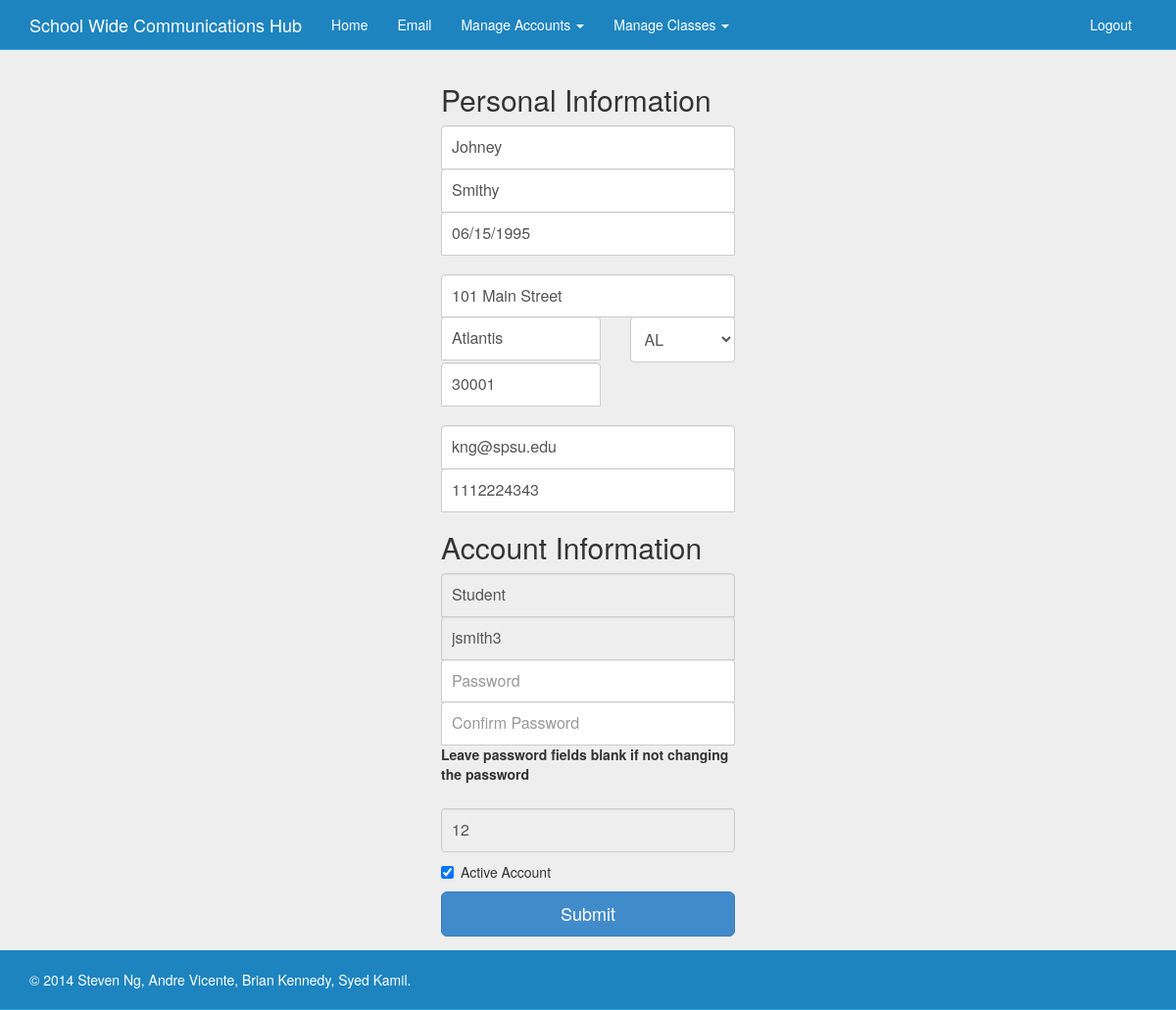
Screenshot of /admin/editStudent.php?accountid=4&role=3 (signed in) with the database file from the repository.
### tables this page shows
CREATE TABLE IF NOT EXISTS `student` (
  `accountID` int(10) NOT NULL AUTO_INCREMENT,
  `studentID` int(20) NOT NULL,
  `username` varchar(25) NOT NULL,
  `password` char(128) NOT NULL DEFAULT 'password',
  `balance` decimal(8,2) NOT NULL DEFAULT '0.00',
  `role` int(1) NOT NULL DEFAULT '3',
  `firstName` varchar(20) NOT NULL,
  `lastName` varchar(25) NOT NULL,
  `email` varchar(50) NOT NULL,
  `DOB` date NOT NULL DEFAULT '1970-01-01',
  `contactNum` bigint(11) NOT NULL,
  `status` tinyint(1) NOT NULL,
  `salt` char(128) NOT NULL,
  PRIMARY KEY (`accountID`),
  UNIQUE KEY `studentID` (`studentID`),
  KEY `studentID_2` (`studentID`)
);

CREATE TABLE IF NOT EXISTS `address` (
  `accountID` int(10) NOT NULL,
  `role` int(1) NOT NULL,
  `street` varchar(75) NOT NULL,
  `city` varchar(20) NOT NULL,
  `state` varchar(2) NOT NULL,
  `zip` int(5) NOT NULL,
  KEY `role` (`role`)
);

### classes/session.php (called while the page is built, shortened)
<?php
require_once dirname(dirname(__FILE__)) . '\AutoLoader.php';
class Session
{
	private $userID, $userName, $userType, $firstName, $lastName, $database;
	public function __construct(array $userData, PDO $db)
	{
		$this->userType = $userData['sess_role'];
		$this->database = $db;
	}
	public function getUserTypeFormatted()
	{
		$stmt =  $this->database->query('SELECT description FROM role WHERE role = "' . $this->userType . '"');
		$result = $stmt->fetchAll(PDO::FETCH_ASSOC);
		return $result[0]['description'];
	}
}
?>

### classes/user.php (called while the page is built, shortened)
<?php
class User
{
	private $userID, $studentID,  $userName, $firstName, $lastName, $role, $email, $DOB, $contact, $status, $balance,  $street, $city, $state, $zip, $studentArray = array(), $database;
	public function __construct(PDO $db, $id, $table)
	{
		$this->database = $db;
		$query = "SELECT * FROM " . $table . " WHERE accountID = '" . $id . "'";
		$queryResults = $this->database->query($query);
		$result = $queryResults->fetchAll(PDO::FETCH_ASSOC);
		$this->userID = $result[0]['accountID'];
		$this->userName = $result[0]['username'];
		$this->role = $result[0]['role'];
		$this->firstName = $result[0]['firstName'];
		$this->lastName = $result[0]['lastName'];
		$this->email = $result[0]['email'];
		$this->DOB = $result[0]['DOB'];
		$this->DOB = DateTime::createFromFormat('Y-m-d', $this->DOB);
		$this->contact = $result[0]['contactNum'];
		if (!empty($result[0]['studentID']))
		{
			$this->studentID = $result[0]['studentID'];
		}
		if ($table == "Student")
		{
			$query = "SELECT street, city, state, zip FROM address WHERE accountID = '" . $this->userID . "' AND role ='" . $this->role . "'";
			$queryResults = $this->database->query($query);
			$result = $queryResults->fetchAll(PDO::FETCH_ASSOC);
			$this->street = $result[0]['street'];
			$this->city = $result[0]['city'];
			$this->state = $result[0]['state'];
			$this->zip = $result[0]['zip'];
		}
	}
	public function getStudentID()
	{
		return $this->studentID;
	}
	public function getUserName()
	{
		return $this->userName;
	}
	public function getFirstName()
	{
		return $this->firstName;
	}
	public function getLastName()
	{
		return $this->lastName;
	}
	public function getEmail()
	{
		return $this->email;
	}
	public function getDOBFormatted()
	{
		return date_format($this->DOB, "m/d/Y");
	}
	public function getContact()
	{
		return $this->contact;
	}
	public function getStreet()
	{
		return $this->street;
	}
	public function getCity()
	{
		return $this->city;
	}
	public function getState()
	{
		return $this->state;
	}
	public function getZip()
	{
		return $this->zip;
	}
}
?>

### admin/editStudent.php (the view, shortened to what this page needs)
<html>
<?php
require_once dirname(dirname(__FILE__)) . '\AutoLoader.php';
$layout = new Layout();
$database = new PDO('mysql:host=localhost;dbname=sms;charset=utf8', 'root', '');
$session = new Session($_SESSION, $database);
$account_id = $_GET['accountid'] or die(header('Location: error.php'));
$table = "Student";
$user= new user($database, $account_id, $table);
echo $layout->loadFixedMainNavBar($session->getUserTypeFormatted(), 'Edit Guardian Form', '../');
?>
	<link href="../bootstrap/css/register.css" rel="stylesheet">
	<link href="../bootstrap/css/jquery-ui-1.10.4.custom.css" rel="stylesheet">
	<link href="../bootstrap/css/jquery.ui.timepicker.css" rel="stylesheet">
	<div class="formDiv" id="result">
	<form name ="register" id="register-form" class="form-signin" action="#" method="post">
		<h2 class="form-signin-heading">Personal Information</h2>
		<div class="control-group">
			<input type="text" class="form-control" name="firstname" id = "firstname" value="<?php echo $user->getFirstName(); ?>"/>
		</div>
		<div class="control-group">
			<input type="text" class="form-control" name="lastname" id = "lastname" value="<?php echo $user->getLastName(); ?>"/>
		</div>
		<div class="control-group">
			<input type="text" class="form-control date" name="birthDate" id="birthDate" value="<?php echo $user->getDOBFormatted(); ?>" placeholder="Birthday"/>
		</div>
		<br />
		<div class="control-group">
			<input type="text" class="form-control" name="street" id = "street" value="<?php echo $user->getStreet(); ?>"/>
		</div>
		<div class="row">
			<div class="col-xs-6 col-md-7">
				<div class="control-group">
					<input type="text" class="form-control" name="city" id="city" value="<?php echo $user->getCity(); ?>"/>
				</div>
			</div>
			<div class="col-xs-6 col-md-5">
				<div class="control-group">
					<select id="state" name="state" class="form-control">
						<option selected="selected" value="<?php echo $user->getState(); ?>"><?php echo $user->getState(); ?></option>
					</select>
				</div>
			</div>
		</div>
		<div class="row">
			<div class="col-xs-6 col-md-7">
				<div class="control-group">
					<input type="text" class="form-control" name="zip" id="zip" value="<?php echo $user->getZip(); ?>"/>
				</div>
			</div>
		</div>
		<br />
		<div class="control-group">
			<input type="text" class="form-control" name="email" id = "email" value="<?php echo $user->getEmail(); ?>"/>
		</div>
		<div class="control-group">
			<input type="text" class="form-control" name="contact" id = "contact" value="<?php echo $user->getContact(); ?>"/>
		</div>
		<h2 class="form-signin-heading">Account Information</h2>
		<input type="text" class="form-control" name="type" id = "type" value="<?php echo $table;?>" placeholder="Account Type" readonly/>
		<div class="control-group">
			<input type="text" class="form-control" name="username" id = "username" value="<?php echo $user->getUserName(); ?>" readonly/>
		</div>
		<div class="control-group">
			<input type="password" class="form-control" name="password" id="password" placeholder="Password"/>
		</div>
		<div class="control-group">
			<input type="password" class="form-control" name="password2" id="password2" placeholder="Confirm Password"/>
			<label for="password">Leave password fields blank if not changing the password</label>
		</div>
		<br />
		<div class="control-group">
			<input class="form-control" name="studentid" id="studentid" value="<?php echo $user->getStudentID(); ?>" readonly/>
		</div>
		<div class="checkbox"">
			<label>
				<?php ($user->getStatus() ? $check = '<input name="status" id="status" type="checkbox" checked> Active Account' : $check = '<input name="status" id="status" type="checkbox"> Active Account');
				echo $check;?>
			</label>
		</div>
		<button class="btn btn-lg btn-primary btn-block" type="submit" name="submit" value="Register">Submit</button>
	</form>
</div>
<?php
	echo $layout->loadFooter('../');
?>
</html>

### rows the page displays
student: firstname "Johney", lastname "Smithy", birthDate "06/15/1995", email "kng@spsu.edu", contact "1112224343", username "jsmith3", studentid "12"
address: street "101 Main Street", city "Atlantis", state "AL", zip "30001"

### other values shown
$object "Session user"
